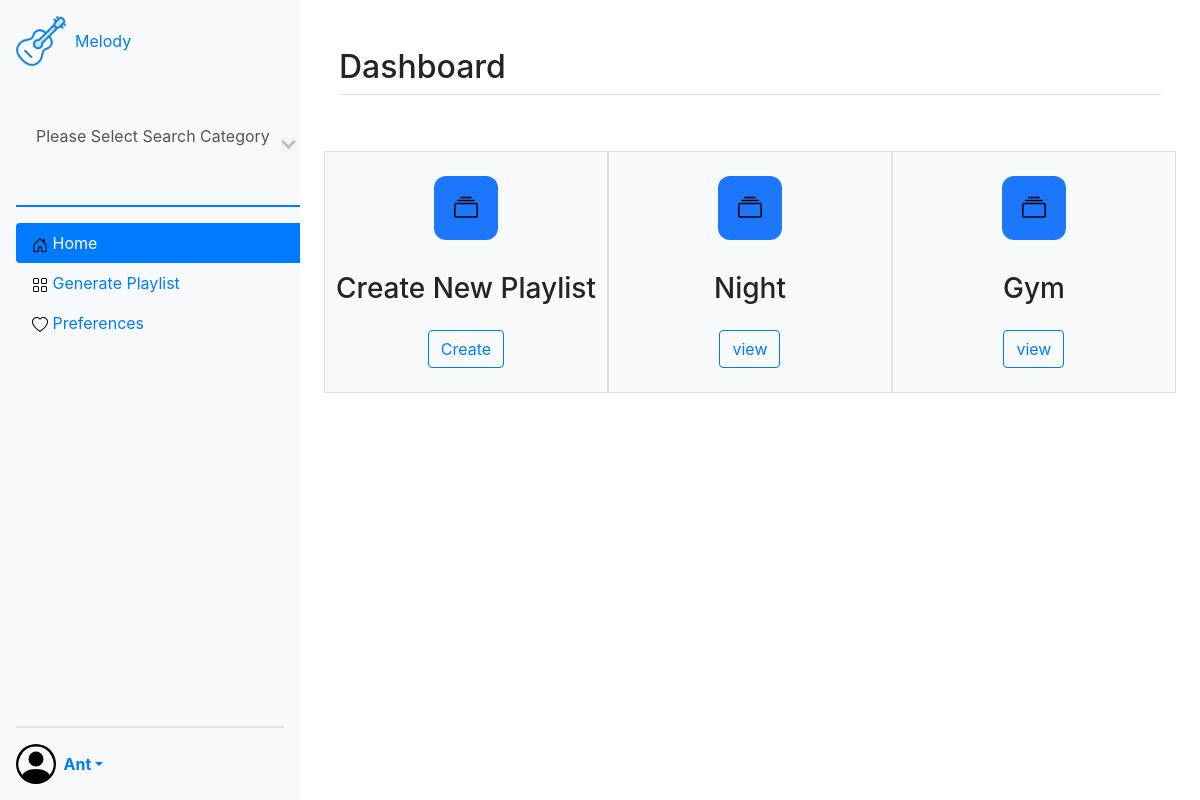
The page /dashboardHome (signed in) on the database as committed earlier.
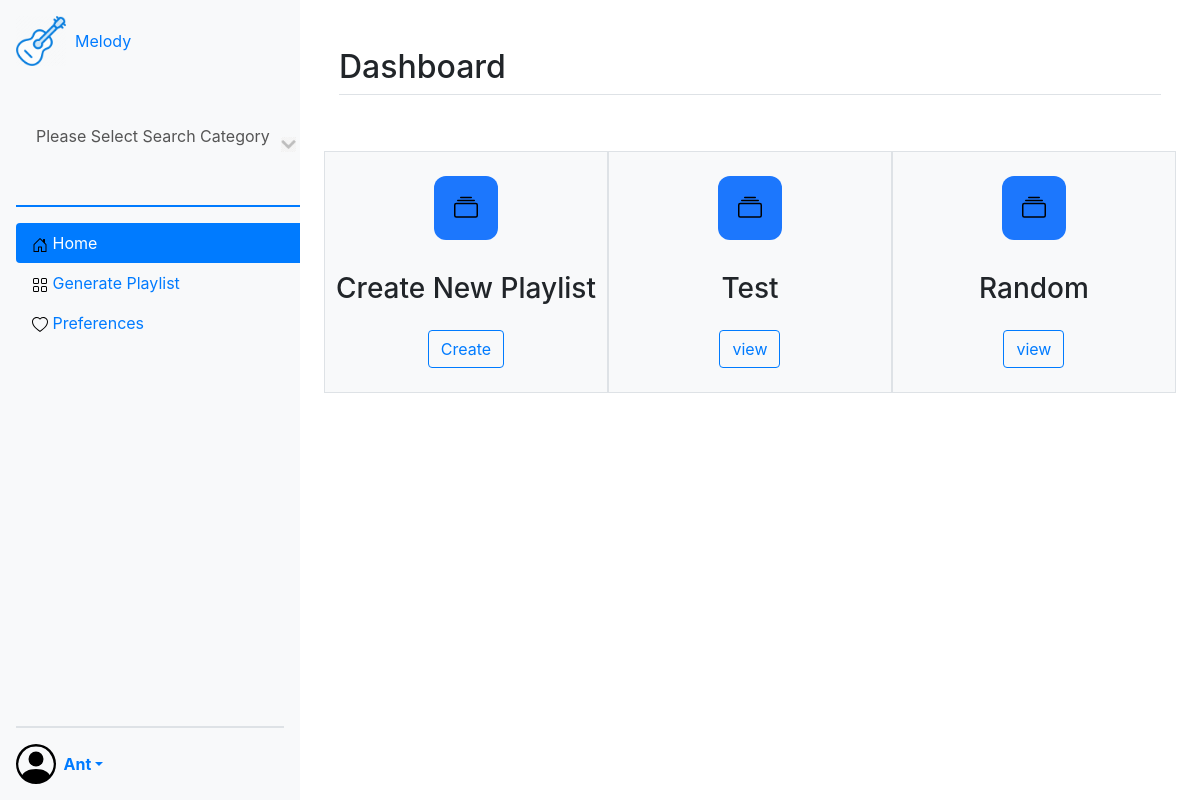
The same page on the database as committed later.
### dash_app/models.py (models this page shows, shortened)
class Playlist(models.Model):#class by Anthony
    user = models.ForeignKey(User,on_delete=models.CASCADE)#One(profile)To Many Playlist relationship
    playlist_title = models.CharField(max_length=25, null=True)

### dash_app/views.py (the view)
# urls.py: path('dashboardHome', views.dashboardHome.as_view(), name="dashboardHome"),
@method_decorator(login_required, name='dispatch')
class dashboardHome(ListView):
	model = Playlist
	template_name= 'dash_app/dashboardHome.html'

### dash_app/Templates/dash_app/dashboardHome.html (shortened to what this page needs)
{% extends "dash_app/dashboard.html" %} {% block title%} Homepage{% endblock%}
{% block content %}
<main>
  <div class="container-fluid px-4 py-5" id="featured-3">
    <h2 class="pb-2 border-bottom">Dashboard</h2>
    <div class="row g-4 py-5 row-cols-1 row-cols-lg-3" id="row-1">
      <div class="feature col p-3 border bg-light">
        <div class="row p-2 d-flex justify-content-center">
          <div
            class="feature-icon d-inline-flex align-items-center justify-content-center bg-gradient mb-3"
            id="item1"
          >
            <svg class="bi" width="1em" height="1em">
              <use xlink:href="#collection" />
            </svg>
          </div>
        </div>
        <div class="row p-2 d-flex justify-content-center">
          <h3 class="fs-2">Create New Playlist</h3>
        </div>
        <div class="row p-2 d-flex justify-content-center">
          <button
            id="create-playlist"
            name="button"
            type="button"
            class="btn btn-outline-primary"
          >
            Create
          </button>
        </div>
      </div>
      {% for playlist in object_list %}
      <div class="feature col p-3 border bg-light">
        <div class="row p-2 d-flex justify-content-center">
          <div
            class="feature-icon d-inline-flex align-items-center justify-content-center bg-gradient mb-3"
            id="item1"
          >
            <svg class="bi" width="1em" height="1em">
              <use xlink:href="#collection" />
            </svg>
          </div>
        </div>
        <div class="row p-2 d-flex justify-content-center">
          <h3 class="fs-2">{{playlist.playlist_title}}</h3>
        </div>
        <div class="row p-2 d-flex justify-content-center">
          <button
            id="display-playlist"
            name="button"
            type="button"
            class="btn btn-outline-primary"
          >
            view
          </button>
        </div>
      </div>
      {%endfor%}
    </div>
  </div>
</main>
{% endblock %}

### dash_app/Templates/dash_app/dashboard.html (shortened to what this page needs)
{% load static %}
<!DOCTYPE html>
<html lang="en">
  <html>
    <head>
      <link
        rel="stylesheet"
        href="https://cdn.jsdelivr.net/npm/bootstrap@4.5.3/dist/css/bootstrap.min.css"
      />
      <link rel="stylesheet" href="{% static 'media/sidebars.css'%}" />
      <link rel="stylesheet" href="{% static 'media/dashboard.css' %}" />
      <link rel="stylesheet" href="{% static 'media/features.css' %}" />
    </head>
    <body>
      <div class="container-fluid">
        <div class="d-flex flex-row" id="mainRow">
          <div class="d-flex col-4 col-md-3 align-items-stretch" id="col1">
            <main class="d-flex align-items-stretch flex-wrap">
              <div
                class="d-flex flex-column flex-shrink-0 p-3 bg-light"
                style="width: 300px"
              >
                <a
                  href="#home"
                  class="d-flex align-items-center mb-3 mb-md-0 me-md-auto link-dark text-decoration-none"
                >
                  <div class="logo">
                    <img src="{% static 'media/Melody_Icon.png' %}" />
                  </div>
                  <span class="fs-4">&nbsp;&nbsp;Melody</span>
                </a>
                <ul class="nav nav-pills flex-column mb-auto">
                  <li>
                    <div class="search-bar">
                      <div id="select">
                        <p id="selectText">Please Select Search Category</p>
                        <img src="{% static 'media/SearchBarArrow.png' %}" />
                      </div>
                    </div>
                  </li>
                  <li>
                    <hr class="border border-primary border-4 opacity-75" />
                  </li>
                  <li class="nav-item">
                    <a
                      href="/dashboardHome"
                      class="nav-link active"
                      aria-current="page"
                    >
                      <svg class="bi pe-none me-2" width="16" height="16">
                        <use xlink:href="#home" />
                      </svg>
                      Home
                    </a>
                  </li>
                  <li>
                    <a href="/generator" class="nav-link link-dark">
                      <svg class="bi pe-none me-2" width="16" height="16">
                        <use xlink:href="#grid" />
                      </svg>
                      Generate Playlist
                    </a>
                  </li>
                  <li>
                    <a
                      id="Preferences"
                      href="#"
                      class="nav-link link-dark"
                      data-bs-toggle="dropdown"
                      aria-expanded="false"
                    >
                      <svg class="bi pe-none me-2" width="16" height="16">
                        <use xlink:href="#heart" />
                      </svg>
                      Preferences
                    </a>
                  </li>
                </ul>
                <div class="dropdown">
                  <hr class="border border-4 opacity-75" />
                  <a
                    href="#"
                    class="d-flex align-items-center link-dark text-decoration-none dropdown-toggle"
                    data-bs-toggle="dropdown"
                    aria-expanded="false"
                  >
                    <svg class="bi pe-none me-2" width="40" height="40">
                      <use xlink:href="#people-circle" />
                    </svg>
                    <strong>&nbsp;&nbsp;{{user |capfirst}}</strong>
                  </a>
                </div>
              </div>
            </main>
          </div>
          <div class="col-8 col-md-9" id="col2">
            <div>{% block content %} {% endblock %}</div>
          </div>
        </div>
      </div>
    </body>
  </html>
</html>

### dash_app/static/media/sidebars.css (style rules this page uses)
body { min-height: 100vh; min-height: -webkit-fill-available; }
html { height: -webkit-fill-available; }
main { height: 100vh; height: -webkit-fill-available; max-height: 100vh; overflow-x: auto; overflow-y: hidden; }
.logo img { width: 50px; }
.dropdown-toggle { outline: 0; }

### dash_app/static/media/dashboard.css (style rules this page uses)
.container-fluid { padding: 0px; }
#mainRow { height: 100vh; }
#col1 { padding: 0px; }
#select { display: flex; align-items: center; justify-content: space-between; color: #555; width: 300px; padding: 25px 20px; cursor: pointer; position: relative; border-radius: 4px; }
#select img { width: 15px; }

### dash_app/static/media/features.css (style rules this page uses)
.feature-icon { width: 4rem; height: 4rem; border-radius: 0.75rem; color: transparent; background-color: #1c77fd; font-size: x-large; }

Rows that differ between the two databases and show on the page:
removed Playlist: playlist_title "Night"
removed Playlist: playlist_title "Gym"
added Playlist: playlist_title "Test"
added Playlist: playlist_title "Random"
